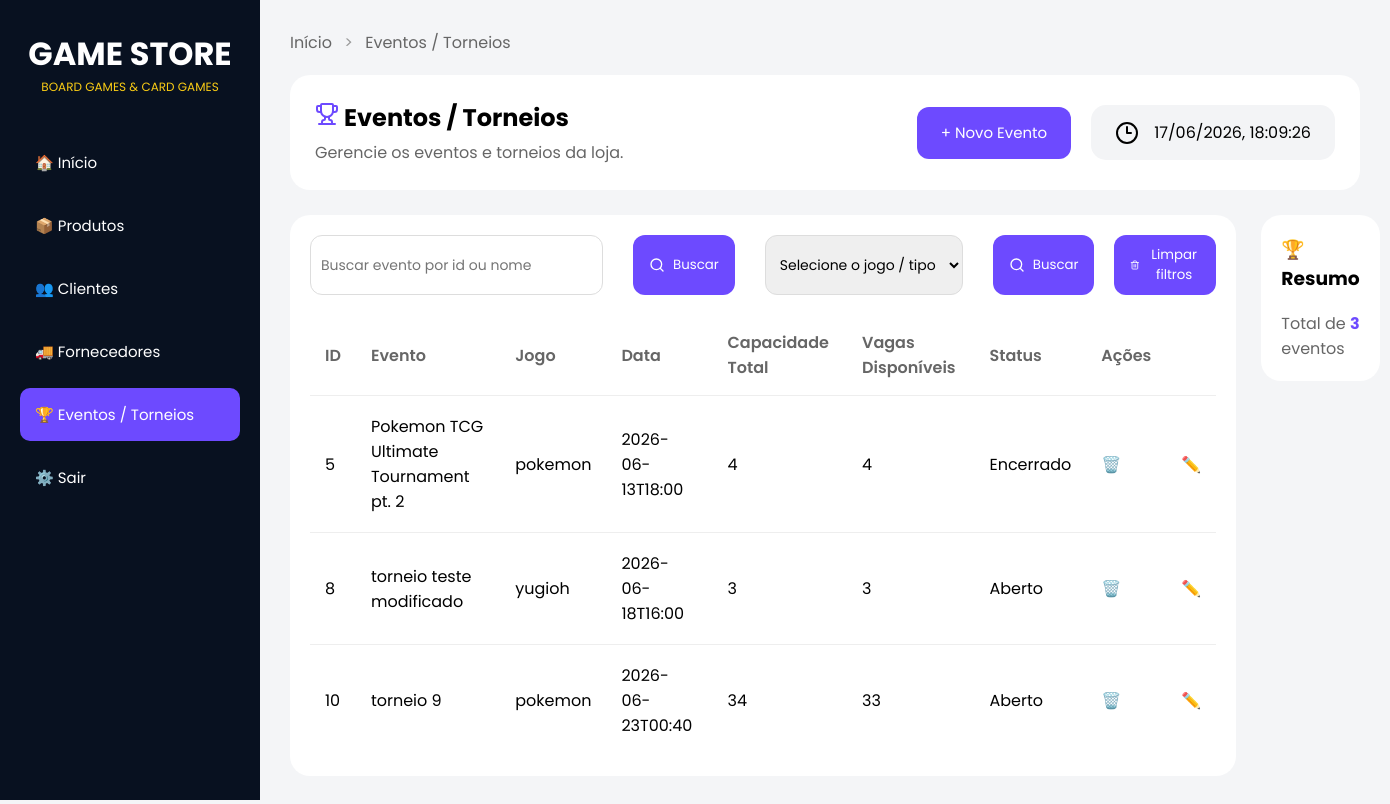
/eventos, run on the app's committed database.
### tables this page shows
CREATE TABLE eventos (
            id INTEGER PRIMARY KEY AUTOINCREMENT,
            nome TEXT NOT NULL,
            jogo TEXT NOT NULL,
            data TEXT NOT NULL,
            vagas INTEGER NOT NULL
        );

### routes.py (the view)
@app.route("/eventos")
def eventos():
    criar_tabela_eventos()
    lista = listar_eventos()
    eventos_com_status = [] #outra lista para nn mecher no banco de dados, pois nn fizemos uma coluna status de verdade
    for evento in lista:
        vagas = vagas_disponiveis(evento[0])
        status = obter_status_evento(
            evento[3],#data
            vagas_disponiveis(evento[0])#vagas
        )
        evento = list(evento)
        evento.append(vagas)
        evento.append(status)
        eventos_com_status.append(evento)
    return render_template(
    "eventos.html",
    eventos=eventos_com_status,
    total_eventos=len(lista),
    modo = "criar"
)

### database.py (called while the page is built)
def conectar():
    return sqlite3.connect(CAMINHO_BANCO)

### modules/eventos.py (called while the page is built)
def criar_tabela_eventos():
    conn = conectar()
    cursor = conn.cursor()
    cursor.execute("""
        CREATE TABLE IF NOT EXISTS eventos (
            id INTEGER PRIMARY KEY AUTOINCREMENT,
            nome TEXT NOT NULL,
            jogo TEXT NOT NULL,
            data TEXT NOT NULL,
            vagas INTEGER NOT NULL
        )
    """)
    conn.commit()
    conn.close()

def listar_eventos():
    conn = conectar()
    cursor = conn.cursor()
    cursor.execute("SELECT * FROM eventos") # seleciona tudo da tabela eventos
    eventos = cursor.fetchall()
    conn.close()
    return eventos # retorna tudo q selecionamos com o fetchall

def obter_status_evento(data_evento, vagas_disponiveis):
    data_evento = datetime.strptime(
        data_evento,
        "%Y-%m-%dT%H:%M" #tranforma de: "2026-06-13T18:00" para:  (2026, 6, 13, 18, 0)
    )
    agora = datetime.now() #hora de agr no msm formato de cima
    if data_evento < agora:
        return "Encerrado"
    elif vagas_disponiveis <= 0:
        return "Lotado"
    else:
        return "Aberto"

### modules/inscricoes.py (called while the page is built)
def contar_participantes(id_evento): #diz quantos inscritos em tal evento
    conn = conectar()
    cursor = conn.cursor()
    cursor.execute("""
        SELECT COUNT(*)
        FROM inscricoes
        WHERE  id_evento = ?""", (id_evento,))
    quantidade = cursor.fetchone()[0]
    conn.commit()
    conn.close()
    return quantidade

def buscar_vagas_evento(id_evento):
    conn = conectar()
    cursor = conn.cursor()
    cursor.execute("""
        SELECT vagas
        FROM eventos
        WHERE  id = ?""", (id_evento,))
    vagas = cursor.fetchone()[0]
    conn.commit()
    conn.close()
    return vagas

def vagas_disponiveis(id_evento):
    vagas_totais = buscar_vagas_evento(id_evento)
    inscritos = contar_participantes(id_evento)
    vagas_disponiveis = vagas_totais - inscritos
    return vagas_disponiveis

### templates/eventos.html (shortened to what this page needs)
<!doctype html>
<html lang="pt-BR">
<head>
  <link rel="stylesheet" href="{{ url_for('static', filename='eventos.css') }}" />
</head>
<body>
  <div class="sidebar">
    <div class="logo">
      <h1>GAME STORE</h1>
      <p>BOARD GAMES & CARD GAMES</p>
    </div>
    <div class="menu">
      <a href="/">🏠 Início</a>
      <a href="/produtos">📦 Produtos</a>
      <a href="/clientes">👥 Clientes</a>
      <a href="/fornecedores">🚚 Fornecedores</a>
      <a href="/eventos" class="active">🏆 Eventos / Torneios</a>
      <a href="#">⚙️ Sair</a>
    </div>
  </div>
  <main class="main">
    <div class="breadcrumb">
      <a href="/">Início</a>
      <span>></span>
      <a href="/eventos">Eventos / Torneios</a>
    </div>
    <section class="topo">
      <div class="titulo-subt">
        <h1><i data-lucide="trophy" class="lucide-trophy"></i> Eventos / Torneios</h1>
        <p>Gerencie os eventos e torneios da loja.</p>
      </div>
      <div class="botoes-titulo">
        <button class="new-event" onclick="mostrarFormulario()">
          + Novo Evento
        </button>
      </div>
      <div class="data">
        <i data-lucide="clock-3"></i>
        <time id="data-hora" class="data-textos"></time>
      </div>
    </section>
    <section class="content">
      <div class="eventos">
        <div class="filtros">
          <form action="/eventos/busca" method="POST" class="form-busca">
            <input type="text" name="busca" placeholder="Buscar evento por id ou nome" required>
            <button type="submit" class="btn-filter"><i data-lucide="search" class="lucide-btn"></i> Buscar</button>
          </form>
          <form action="/eventos/busca-tipo" method="POST" class="form-busca">
            <select name="tipo" class="tipos-select" required>
              <option value="" disabled selected>Selecione o jogo / tipo</option>
            </select>
            <button type="submit" class="btn-filter"><i data-lucide="search" class="lucide-btn"></i> Buscar</button>
          </form>
          <form class="form-nofiltros" action="/eventos">
            <button type="submit" class="btn-clear"><i data-lucide="trash-2" class="lucide-btn"></i> Limpar
              filtros</button>
          </form>
        </div>
        <table class="tabela-eventos">
          <thead>
            <tr>
              <th>ID</th>
              <th>Evento</th>
              <th>Jogo</th>
              <th>Data</th>
              <th>Capacidade Total</th>
              <th>Vagas Disponíveis</th>
              <th>Status</th>
              <th>Ações</th>
            </tr>
          </thead>
          <tbody>
            {% if eventos%}
            {% for evento in eventos %}
            <tr>
              <td>{{ evento[0] }}</td>
              <td>{{ evento[1] }}</td>
              <td>{{ evento[2] }}</td>
              <td>{{ evento[3] }}</td>
              <td>{{ evento[4] }}</td>
              <td>{{ evento[5] }}</td>
              <td>{{ evento[6] }}</td>
              <td>
                <form action="/eventos/excluir/{{ evento[0] }}" method="POST">
                  <button type="submit">🗑️</button>
                </form>
              </td>
              <td>
                <form action="/eventos/editar/{{ evento[0] }}" method="GET">
                  <button type="submit">✏️</button>
                </form>
              </td>
              {% endfor %}
            </tr>
            {% else %}
            <tr>
              <td colspan="6">
                Nenhum evento encontrado
              </td>
            </tr>
            {% endif %}
          </tbody>
        </table>
      </div>
      <aside class="barra-direita">
        <div class="card">
          <h3>🏆 Resumo</h3>
          <div class="info">
            <span>Total de eventos</span>
            <strong>{{ total_eventos }}</strong>
          </div>
        </div>
      </aside>
    </section>
  </main>
</body>
</html>

### static/eventos.css (style rules this page uses)
* { margin: 0; padding: 0; box-sizing: border-box; font-family: "Poppins", sans-serif; }
body { background: #f4f5f7; display: flex; }
.sidebar { width: 260px; height: 100vh; background: #081120; color: white; padding: 30px 20px; position: fixed; }
.logo { text-align: center; margin-bottom: 40px; }
.logo h1 { font-size: 32px; }
.logo p { color: #facc15; font-size: 12px; }
.menu { display: flex; flex-direction: column; gap: 10px; }
.menu a { text-decoration: none; color: white; padding: 15px; border-radius: 10px; transition: 0.3s; font-size: 15px; }
.menu a.active { background: #6d4aff; }
.main { margin-left: 260px; width: calc(100% - 260px); padding: 30px; }
.breadcrumb { margin-bottom: 20px; }
.breadcrumb a { text-decoration: none; color: #666; }
.breadcrumb span { margin: 0 8px; color: #999; }
.topo { display: flex; align-items: center; gap: 20px; background: white; padding: 25px; border-radius: 20px; margin-bottom: 25px; width: 100%; }
.titulo-subt { flex: 1; }
.titulo-subt h1 { margin-bottom: 5px; }
.titulo-subt p { color: #666; }
.lucide-trophy { color: #6d4aff; }
.botoes-titulo { display: flex; gap: 10px; }
.new-event { height: 52px; padding: 0 24px; border: none; border-radius: 12px; font-size: 15px; cursor: pointer; transition: 0.3s; background: #6d4aff; color: white; }
.data { display: flex; align-items: center; gap: 15px; background: #f3f4f6; padding: 15px 24px; border-radius: 15px; }
.content { display: flex; gap: 25px; }
.eventos { flex: 1; background: white; border-radius: 20px; padding: 20px; }
.barra-direita { width: 320px; }
.card { background: white; border-radius: 20px; padding: 20px; margin-bottom: 20px; }
.card h3 { margin-bottom: 15px; }
.tabela-eventos { width: 100%; border-collapse: collapse; margin-top: 20px; }
.tabela-eventos th { text-align: left; color: #666; font-weight: 600; padding: 15px; }
.tabela-eventos td { padding: 18px 15px; border-top: 1px solid #eee; }
.tabela-eventos td form button { background: none; border: none; cursor: pointer; font-size: 16px; }
.filtros { display: flex; }
.form-busca { display: flex; gap: 10px; }
.form-busca input, select { padding: 10px; border: 1px solid #ddd; border-radius: 12px; font-size: 14px; margin-right: 20px; }
.tipos-select { margin-left: 30px; }
.lucide-btn { width: 16px; height: 16px; }
.btn-filter { display: flex; align-items: center; gap: 8px; background: #6d4aff; color: white; border: none; padding: 10px 16px; border-radius: 12px; cursor: pointer; transition: 0.3s; }
.form-nofiltros { display: flex; gap: 10px; }
.btn-clear { display: flex; align-items: center; gap: 8px; background: #6d4aff; color: white; border: none; padding: 10px 16px; margin-left: 20px; border-radius: 12px; cursor: pointer; transition: 0.3s; }
.info { display: flex; justify-content: space-between; margin-top: 18px; }
.info span { color: #666; }
.info strong { color: #6d4aff; }

### data on the page
eventos: id "5", nome "Pokemon TCG Ultimate Tournament pt. 2", jogo "pokemon", data "2026-06-13T18:00", vagas "4", evento "Encerrado"
eventos: id "8", nome "torneio teste modificado", jogo "yugioh", data "2026-06-18T16:00", vagas "3", evento "Aberto"
eventos: id "10", nome "torneio 9", jogo "pokemon", data "2026-06-23T00:40", vagas "34", evento "33", evento "Aberto"

### other printed values
{{ total_eventos }} "3"
